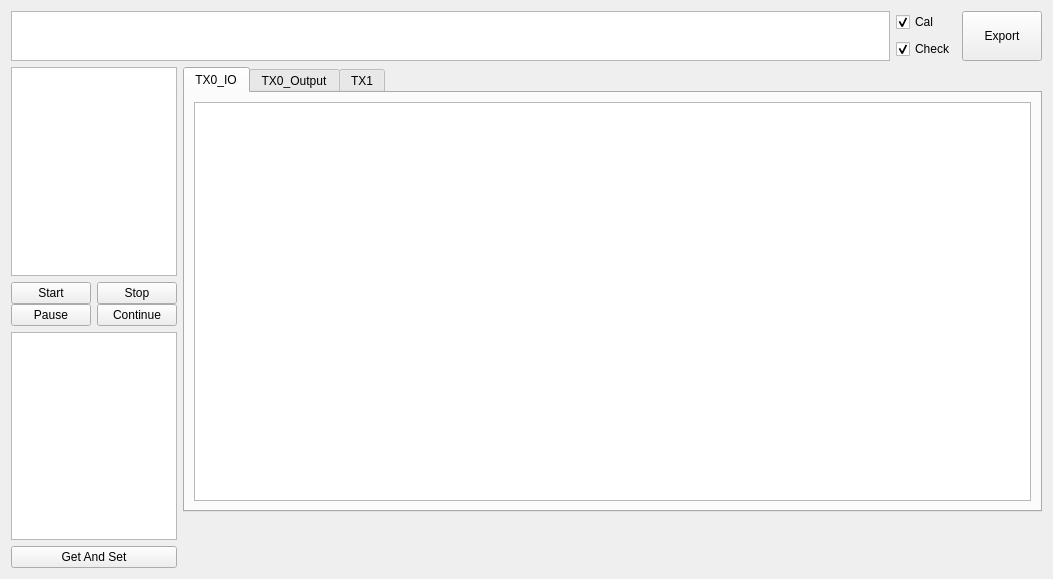
<?xml version="1.0" encoding="UTF-8"?>
<ui version="4.0">
 <class>Q_SP9500X_Cal_TX_Pwr_Widget</class>
 <widget class="QWidget" name="Q_SP9500X_Cal_TX_Pwr_Widget">
  <property name="geometry">
   <rect>
    <x>0</x>
    <y>0</y>
    <width>1053</width>
    <height>579</height>
   </rect>
  </property>
  <property name="windowTitle">
   <string>Form</string>
  </property>
  <layout class="QVBoxLayout" name="verticalLayout" stretch="0,1">
   <item>
    <layout class="QHBoxLayout" name="horizontalLayout_0" stretch="1,0,0">
     <item>
      <widget class="QTextEdit" name="textEditRFFreqs">
       <property name="sizePolicy">
        <sizepolicy hsizetype="Expanding" vsizetype="Fixed">
         <horstretch>0</horstretch>
         <verstretch>0</verstretch>
        </sizepolicy>
       </property>
       <property name="maximumSize">
        <size>
         <width>16777215</width>
         <height>50</height>
        </size>
       </property>
      </widget>
     </item>
     <item>
      <layout class="QVBoxLayout" name="verticalLayout_01">
       <item>
        <widget class="QCheckBox" name="checkBoxCal">
         <property name="sizePolicy">
          <sizepolicy hsizetype="Fixed" vsizetype="Fixed">
           <horstretch>0</horstretch>
           <verstretch>0</verstretch>
          </sizepolicy>
         </property>
         <property name="text">
          <string>Cal</string>
         </property>
         <property name="checked">
          <bool>true</bool>
         </property>
        </widget>
       </item>
       <item>
        <widget class="QCheckBox" name="checkBoxCheck">
         <property name="sizePolicy">
          <sizepolicy hsizetype="Fixed" vsizetype="Fixed">
           <horstretch>0</horstretch>
           <verstretch>0</verstretch>
          </sizepolicy>
         </property>
         <property name="text">
          <string>Check</string>
         </property>
         <property name="checked">
          <bool>true</bool>
         </property>
        </widget>
       </item>
      </layout>
     </item>
     <item>
      <widget class="QPushButton" name="pushButtonExport">
       <property name="sizePolicy">
        <sizepolicy hsizetype="Fixed" vsizetype="Expanding">
         <horstretch>0</horstretch>
         <verstretch>0</verstretch>
        </sizepolicy>
       </property>
       <property name="text">
        <string>Export</string>
       </property>
      </widget>
     </item>
    </layout>
   </item>
   <item>
    <layout class="QHBoxLayout" name="horizontalLayout" stretch="1,10">
     <item>
      <layout class="QVBoxLayout" name="verticalLayout_10">
       <item>
        <widget class="Q_Config_Table_View" name="tableViewConfig"/>
       </item>
       <item>
        <layout class="QHBoxLayout" name="horizontalLayout_100">
         <item>
          <layout class="QVBoxLayout" name="verticalLayout_1000">
           <property name="spacing">
            <number>0</number>
           </property>
           <item>
            <widget class="QPushButton" name="pushButtonStar">
             <property name="sizePolicy">
              <sizepolicy hsizetype="Fixed" vsizetype="Fixed">
               <horstretch>0</horstretch>
               <verstretch>0</verstretch>
              </sizepolicy>
             </property>
             <property name="text">
              <string>Start</string>
             </property>
            </widget>
           </item>
           <item>
            <widget class="QPushButton" name="pushButtonPaus">
             <property name="sizePolicy">
              <sizepolicy hsizetype="Fixed" vsizetype="Fixed">
               <horstretch>0</horstretch>
               <verstretch>0</verstretch>
              </sizepolicy>
             </property>
             <property name="text">
              <string>Pause</string>
             </property>
            </widget>
           </item>
          </layout>
         </item>
         <item>
          <layout class="QVBoxLayout" name="verticalLayout_1001">
           <property name="spacing">
            <number>0</number>
           </property>
           <item>
            <widget class="QPushButton" name="pushButtonStop">
             <property name="sizePolicy">
              <sizepolicy hsizetype="Fixed" vsizetype="Fixed">
               <horstretch>0</horstretch>
               <verstretch>0</verstretch>
              </sizepolicy>
             </property>
             <property name="text">
              <string>Stop</string>
             </property>
            </widget>
           </item>
           <item>
            <widget class="QPushButton" name="pushButtonCont">
             <property name="sizePolicy">
              <sizepolicy hsizetype="Fixed" vsizetype="Fixed">
               <horstretch>0</horstretch>
               <verstretch>0</verstretch>
              </sizepolicy>
             </property>
             <property name="text">
              <string>Continue</string>
             </property>
            </widget>
           </item>
          </layout>
         </item>
        </layout>
       </item>
       <item>
        <widget class="QTableView" name="tableViewSet"/>
       </item>
       <item>
        <widget class="QPushButton" name="pushButtonGetSet">
         <property name="sizePolicy">
          <sizepolicy hsizetype="Expanding" vsizetype="Fixed">
           <horstretch>0</horstretch>
           <verstretch>0</verstretch>
          </sizepolicy>
         </property>
         <property name="text">
          <string>Get And Set</string>
         </property>
        </widget>
       </item>
      </layout>
     </item>
     <item>
      <widget class="QSplitter" name="splitter">
       <property name="orientation">
        <enum>Qt::Vertical</enum>
       </property>
       <property name="handleWidth">
        <number>0</number>
       </property>
       <widget class="QTabWidget" name="tabWidget">
        <property name="currentIndex">
         <number>0</number>
        </property>
        <widget class="QWidget" name="tab1">
         <attribute name="title">
          <string>TX0_IO</string>
         </attribute>
         <layout class="QVBoxLayout" name="verticalLayout_3">
          <item>
           <widget class="Q_RDDT_TableView" name="tableViewTX0_IO"/>
          </item>
         </layout>
        </widget>
        <widget class="QWidget" name="tab0">
         <attribute name="title">
          <string>TX0_Output</string>
         </attribute>
         <layout class="QVBoxLayout" name="verticalLayout_4">
          <item>
           <widget class="Q_RDDT_TableView" name="tableViewTX0_Output"/>
          </item>
         </layout>
        </widget>
        <widget class="QWidget" name="tab2">
         <attribute name="title">
          <string>TX1</string>
         </attribute>
         <layout class="QVBoxLayout" name="verticalLayout_5">
          <item>
           <widget class="Q_RDDT_TableView" name="tableViewTX1"/>
          </item>
         </layout>
        </widget>
       </widget>
       <widget class="QwtPlot" name="plot">
        <property name="sizePolicy">
         <sizepolicy hsizetype="MinimumExpanding" vsizetype="Expanding">
          <horstretch>0</horstretch>
          <verstretch>0</verstretch>
         </sizepolicy>
        </property>
       </widget>
      </widget>
     </item>
    </layout>
   </item>
  </layout>
 </widget>
 <customwidgets>
  <customwidget>
   <class>QwtPlot</class>
   <extends>QFrame</extends>
   <header>qwt_plot.h</header>
  </customwidget>
  <customwidget>
   <class>Q_Config_Table_View</class>
   <extends>QTableView</extends>
   <header>config_table.h</header>
  </customwidget>
  <customwidget>
   <class>Q_RDDT_TableView</class>
   <extends>QTableView</extends>
   <header>rddt_tableview.hpp</header>
  </customwidget>
 </customwidgets>
 <resources/>
 <connections/>
</ui>
